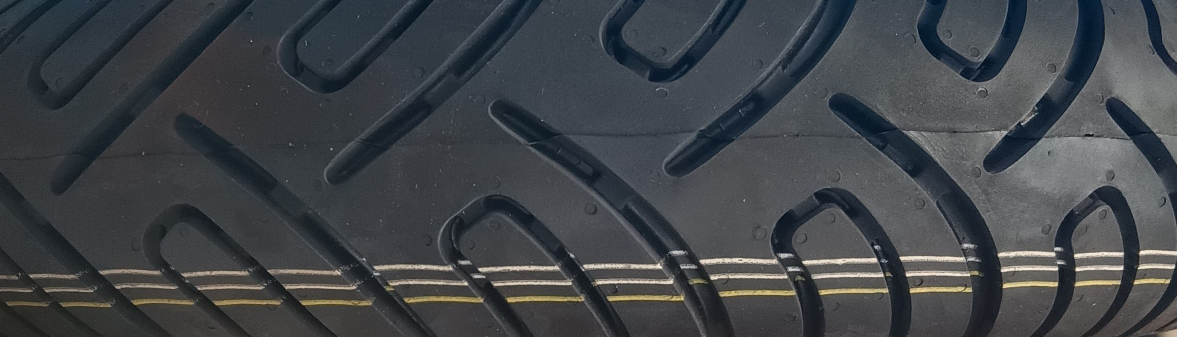
#> input picture tyre/tyre images/only_tyre.jpg, 2353 x 674 px, found by its file name (shown at 1/2 size)
$ python test.py
#> lines starting #> are read from the running program, lines starting #| are printed output that depends on the picture; after the words box and inside, x2 and y2 are one past the last pixel; in counts of white or black regions, pixels touching at a corner belong together
import cv2
import numpy as np

BINARY_THRESHOLD = 127
CONTOUR_ASPECT_RATIO = 3
CONTOUR_EXTENT = 0.3
STRIP_COUNT = 3
CROP_IMAGE = False
CROP_WINDOW_X = 100
CROP_WINDOW_Y = 100
CROP_WINDOW_HEIGHT = 500
CROP_WINDOW_WIDTH = 1500

class Strip:
    def __init__(self, contour=None, rect=None):
        self.contour = contour
        self.rect = rect

    def center(self):
        M = cv2.moments(self.contour)
        cY = int(M["m01"] / M["m00"])
        cX = int(M["m10"] / M["m00"])
        return (cX, cY)

def find_contours(gray):
    _, thresh = cv2.threshold(gray, BINARY_THRESHOLD, 255, cv2.THRESH_BINARY)
    gray = cv2.GaussianBlur(thresh, (5, 5), 0)
    contours, _ = cv2.findContours(gray, cv2.RETR_EXTERNAL, cv2.CHAIN_APPROX_SIMPLE) # RETRIEVE ONLY PARENT
    return contours

def filter_contours(contours):
    strips = []
    for cnt in contours:
        x, y, w, h = cv2.boundingRect(cnt)
        aspect_ratio = float(w)/h
        extent = cv2.contourArea(cnt)/(w*h)
        if aspect_ratio > CONTOUR_ASPECT_RATIO and extent > CONTOUR_EXTENT:
            strip = Strip(contour=cnt, rect=(x, y, x+w, y+h))
            strips.append(strip)
    return strips

def filter_pixels(pixelpoints, gray):
    return np.array([point for point in pixelpoints if gray[point[0][1], point[0][0]] > BINARY_THRESHOLD])

def find_pixelpoints(contour, gray):
    mask = np.zeros(gray.shape, np.uint8)
    cv2.drawContours(mask, [contour], 0, 255, -1) # "-1" means Filled solid white
    pixelpoints = cv2.findNonZero(mask)
    pixelpoints = filter_pixels(pixelpoints, gray)
    return pixelpoints

def select_strips(strips):
    for strip in strips:
        center = strip.center()
        selected_strips = []
        for strip2 in strips:
            x1, y1, x2, y2 = strip2.rect
            if x1 <= center[0] <= x2:
                selected_strips.append(strip2)
            if len(selected_strips) == STRIP_COUNT:
                break
        if len(selected_strips) == STRIP_COUNT:
            break
    if len(selected_strips) != STRIP_COUNT:
        print(f"Error: Could not find {STRIP_COUNT} strips")
        exit()
    return sorted(selected_strips, key=lambda strip: strip.center()[1])

def k_means(data, k=3, max_iterations=100):
    centroids = data[np.random.choice(len(data), k, replace=False)]
    for _ in range(max_iterations):
        labels = np.array([np.argmin(np.linalg.norm(point - centroids, axis=1)) for point in data])
        new_centroids = []
        for i in range(k):
            cluster_points = data[labels == i]
            if len(cluster_points) > 0:
                new_centroids.append(np.mean(cluster_points, axis=0))
            else:
                new_centroids.append(centroids[i])
        new_centroids = np.array(new_centroids)
        if np.allclose(new_centroids, centroids, atol=1e-2):
            break
        centroids = new_centroids
    return centroids, labels

def extract_color(strip, gray, img, k=1, max_iterations=10):
    pixelpoints = find_pixelpoints(strip.contour, gray)
    masked_pixels = []
    for point in pixelpoints:
        x, y = point[0]
        pixel = img[y, x]
        masked_pixels.append(pixel)
    masked_pixels = np.array(masked_pixels).reshape(-1, 3)
    if k == 1:
        mean_col = np.mean(masked_pixels, axis=0)
        return tuple(int(pixel) for pixel in mean_col)
    centroids, labels = k_means(masked_pixels, k, max_iterations)
    largest_cluster_idx = np.argmax([np.sum(labels == i) for i in range(k)])
    return tuple(int(pixel) for pixel in centroids[largest_cluster_idx])

if __name__ == "__main__":
    file = r"tyre\tyre images\only_tyre.jpg"
    img = cv2.imread(file)
#> img is the input picture: shape (674, 2353, 3); mean B, G, R 72.6, 68.6, 64.6
    if CROP_IMAGE:
        img = img[CROP_WINDOW_Y:CROP_WINDOW_Y+CROP_WINDOW_HEIGHT, CROP_WINDOW_X:CROP_WINDOW_X+CROP_WINDOW_WIDTH]
    img_copy = img.copy() ###### REMOVE
    gray = cv2.cvtColor(img, cv2.COLOR_BGR2GRAY)
    contours = find_contours(gray)
#> in find_contours, `_, thresh = cv2.threshold(gray, BINARY_THRESHOLD, 255, cv2.THRESH_BINA..`:
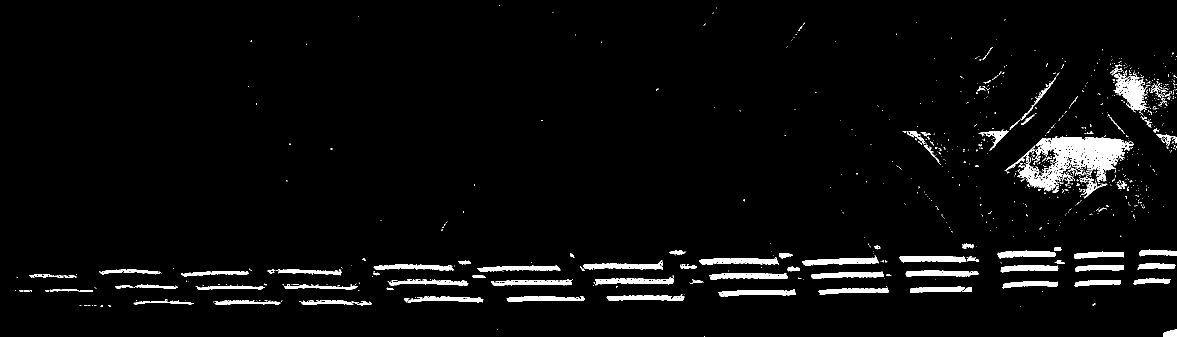
#> thresh: shape (674, 2353) (shown at 1/2 size); 3.8% white; 983 white regions (865 under 20 px)
#> in find_contours, `contours, _ = cv2.findContours(gray, cv2.RETR_EXTERNAL, cv2.CHAIN_APPR..`: contours = 275 contours, 80 with area under 20; largest, box (x1, y1, x2, y2) and area: (2007, 223, 2269, 413) 21544, (2218, 115, 2353, 308) 10274, (1951, 142, 2121, 306) 3210, (1397, 505, 1587, 532) 2570, (1416, 531, 1602, 562) 2414
    strips = filter_contours(contours)
#> the loop in filter_contours, `for cnt in contours:` made 275 passes
#> (x, y, w, h, aspect_ratio, extent) on passes 7, 10, 11: (167, 608, 28, 6, 4.67, 0.699), (597, 598, 149, 15, 9.93, 0.667), (424, 598, 143, 14, 10.21, 0.691)
#> after the loop in filter_contours, `for cnt in contours:`: strips = 41 items
#> strips = 41 items
    cv2.drawContours(img_copy, [strip.contour for strip in strips], -1, (255, 0, 0), 2) #### REMOVE
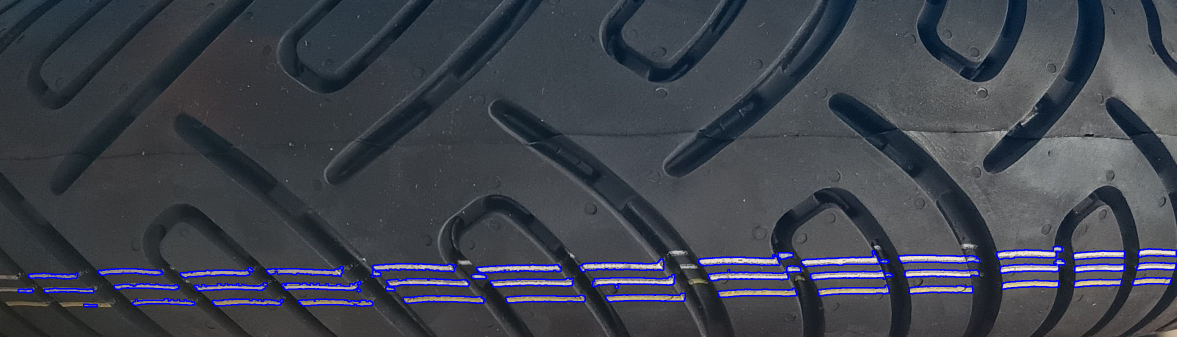
#> img_copy: shape (674, 2353, 3) (shown at 1/2 size); 2.39% of pixels changed, all inside (x1, y1, x2, y2) = (35, 491, 2353, 615)
    if len(strips) < STRIP_COUNT:
        print(f"Error: Could not find {STRIP_COUNT} strips")
        cv2.imshow('img', cv2.resize(img_copy, (CROP_WINDOW_WIDTH, CROP_WINDOW_HEIGHT))) ### REMOVE
        cv2.waitKey(0) ### REMOVE
        cv2.destroyAllWindows() ### REMOVE
        exit()
    selected_strips = select_strips(strips)
#> the loop in select_strips, `for strip in strips:` made 2 passes
#> center on passes 1 to 2: (179, 610), (668, 604)
#> selected_strips = 3 items
    for strip in selected_strips: #### REMOVE
        x1, y1, x2, y2 = strip.rect #### REMOVE
        cv2.rectangle(img_copy, (x1, y1), (x2, y2), (0, 255, 0), 3) #### REMOVE
#> this loop made 3 passes
#> (x1, y1, x2, y2) on passes 1 to 3: (533, 533, 687, 553), (563, 563, 722, 584), (597, 598, 746, 613)
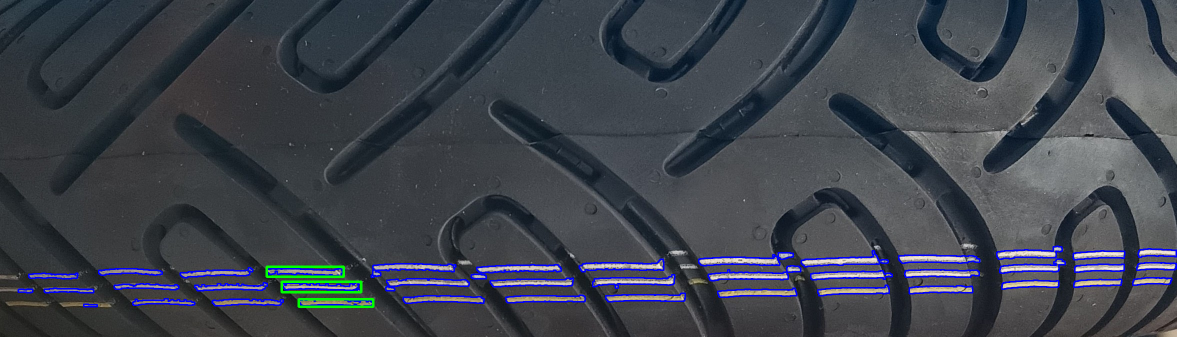
#> img_copy: shape (674, 2353, 3) (shown at 1/2 size); 0.32% of pixels changed, all inside (x1, y1, x2, y2) = (531, 531, 749, 616)
    for strip in selected_strips:
        color = extract_color(strip, gray, img, k=1)
        cv2.rectangle(img_copy, (strip.rect[0], strip.rect[1]), (strip.rect[2], strip.rect[3]), color, -1) #### REMOVE
#> this loop made 3 passes
#> (mean_col in extract_color, color) on passes 1 to 3: ([140.7, 153.6, 166.9], (140, 153, 166)), ([153.4, 167.4, 179.8], (153, 167, 179)), ([103.6, 145.7, 162.3], (103, 145, 162))
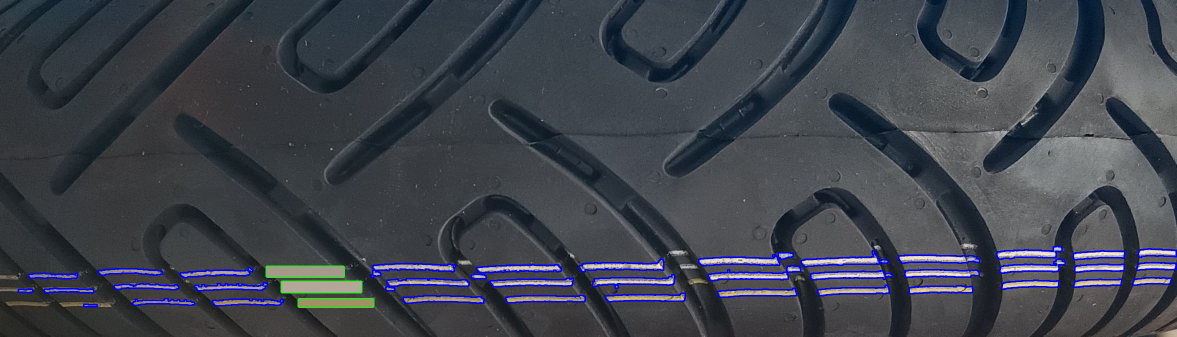
#> img_copy: shape (674, 2353, 3) (shown at 1/2 size); 0.58% of pixels changed, all inside (x1, y1, x2, y2) = (533, 533, 747, 614)

    cv2.imshow('img', cv2.resize(img_copy, (CROP_WINDOW_WIDTH, CROP_WINDOW_HEIGHT))) ### REMOVE
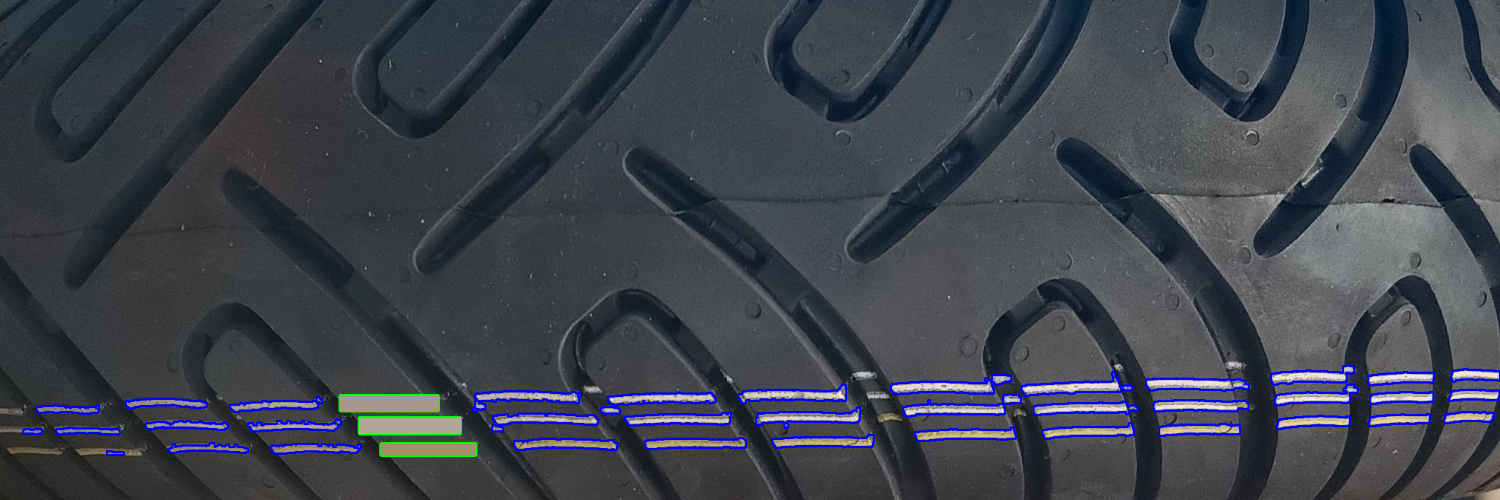
#> window 'img': shape (500, 1500, 3); mean B, G, R 76.7, 67.3, 62.9

    height, width = (300, 150) #### REMOVE
    section_width = width // 3 #### REMOVE
    pattern_img = np.zeros((height, width, 3), dtype=np.uint8) #### REMOVE
    pattern_img[:, :section_width] = extract_color(selected_strips[0], gray, img) #### REMOVE
#> in find_pixelpoints (call 4), `cv2.drawContours(mask, [contour], 0, 255, -1) # "-1" means Filled soli..`: mask: shape (674, 2353); 0.11% white; 1 white region, box (x1, y1, x2, y2) and area: (533, 533, 687, 553) 1744
#> in extract_color (call 4), `masked_pixels = np.array(masked_pixels).reshape(-1, 3)`: masked_pixels = 893 rows, first 8: [144, 141, 137], [146, 143, 139], [136, 134, 133], [125, 131, 138], [126, 132, 137], [127, 130, 138], [122, 128, 133], [123, 126, 134]
    pattern_img[:, section_width:2*section_width] = extract_color(selected_strips[1], gray, img) #### REMOVE
#> in find_pixelpoints (call 5), `cv2.drawContours(mask, [contour], 0, 255, -1) # "-1" means Filled soli..`: mask: shape (674, 2353); 0.11% white; 1 white region, box (x1, y1, x2, y2) and area: (563, 563, 722, 584) 1777
    pattern_img[:, 2*section_width:] = extract_color(selected_strips[2], gray, img) #### REMOVE
#> in find_pixelpoints (call 6), `cv2.drawContours(mask, [contour], 0, 255, -1) # "-1" means Filled soli..`:
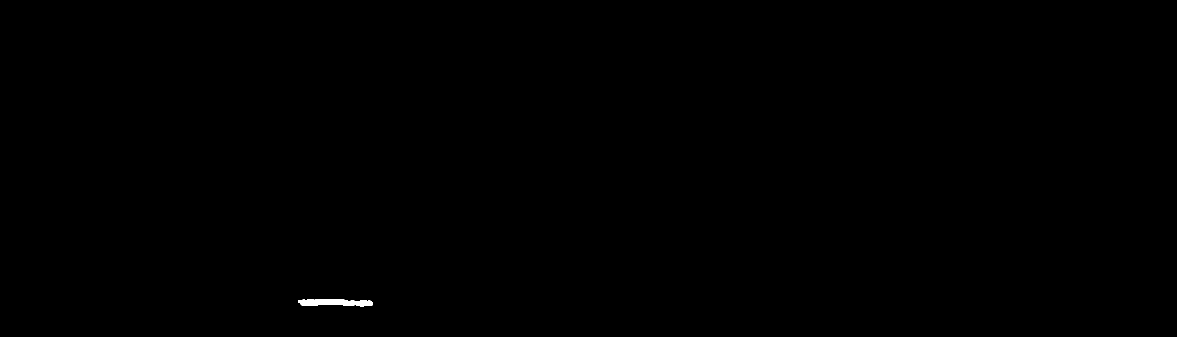
#> mask: shape (674, 2353) (shown at 1/2 size); 0.1% white; 1 white region, box (x1, y1, x2, y2) and area: (597, 598, 746, 613) 1654
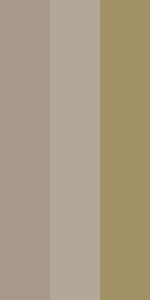
#> pattern_img: shape (300, 150, 3); mean B, G, R 132, 155, 169
    cv2.imshow('Pattern', pattern_img) #### REMOVE
    cv2.imwrite('pattern_yellow.jpg', pattern_img) #### REMOVE
    cv2.imwrite('tyre_segment.jpg', img_copy) ### REMOVE
    cv2.waitKey(0) ### REMOVE
    cv2.destroyAllWindows() ### REMOVE

$ run again, with tyre/tyre images/IMG_20241220_124637.jpg copied over tyre/tyre images/only_tyre.jpg
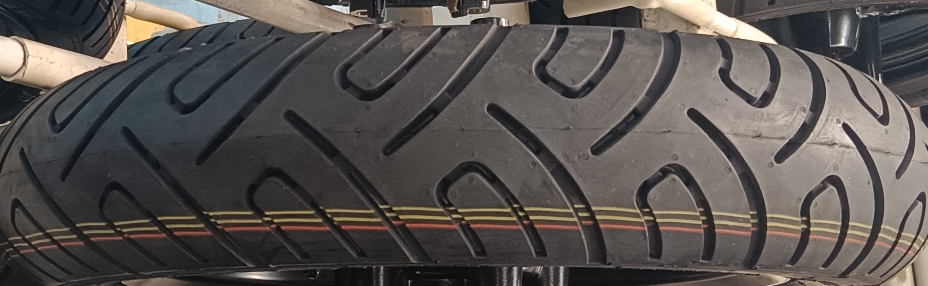
#> input picture tyre/tyre images/IMG_20241220_124637.jpg, 1856 x 572 px, found by its file name (shown at 1/2 size)
#> img is the input picture: shape (572, 1856, 3); mean B, G, R 79.2, 82.3, 87.4
#> thresh: shape (572, 1856); 19% white; 730 white regions (580 under 20 px)
#> in find_contours, `contours, _ = cv2.findContours(gray, cv2.RETR_EXTERNAL, cv2.CHAIN_APPR..`: contours = 225 contours, 38 with area under 20; largest, box (x1, y1, x2, y2) and area: (1127, 0, 1856, 572) 159910, (0, 0, 746, 175) 44076, (800, 0, 1055, 201) 9675, (1617, 367, 1685, 515) 6462, (1458, 93, 1542, 203) 6086
#> the loop in filter_contours, `for cnt in contours:` made 225 passes
#> (x, y, w, h, aspect_ratio, extent) on passes 2, 4, 6: (242, 561, 15, 11, 1.36, 0.715), (815, 559, 7, 13, 0.538, 0.643), (269, 558, 10, 6, 1.67, 0.633)
#> after the loop in filter_contours, `for cnt in contours:`: strips = 28 items
#> the loop in select_strips, `for strip in strips:` made 1 pass
#> center on pass 1: (512, 550)
#> selected_strips = 3 items
#> the loop `for strip in selected_strips:` made 3 passes
#> (x1, y1, x2, y2) on passes 1 to 3: (0, 0, 746, 175), (432, 438, 525, 448), (473, 541, 552, 561)
#> after the loop `for strip in selected_strips:`:
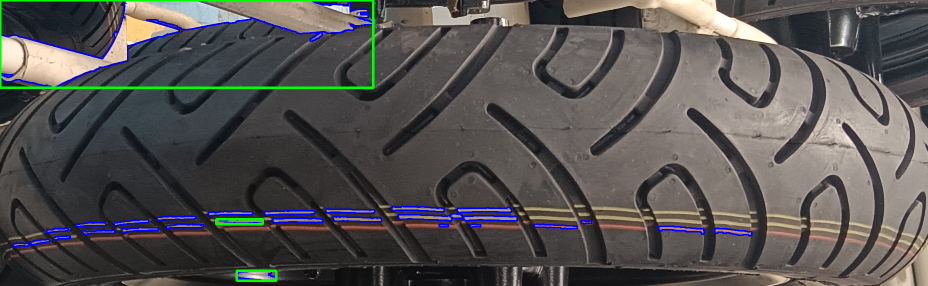
#> img_copy: shape (572, 1856, 3) (shown at 1/2 size); mean B, G, R 82, 82.7, 85.3
#> the loop `for strip in selected_strips:` made 3 passes
#> color on passes 1 to 3: (164, 185, 203), (104, 136, 152), (167, 172, 181)
#> mask: shape (572, 1856); 4.2% white; 1 white region, box (x1, y1, x2, y2) and area: (0, 0, 746, 175) 45105
#> mask: shape (572, 1856); 0.07% white; 1 white region, box (x1, y1, x2, y2) and area: (432, 438, 525, 448) 743
#> mask: shape (572, 1856); 0.12% white; 1 white region, box (x1, y1, x2, y2) and area: (473, 541, 552, 561) 1237
#> `pattern_img[:, 2*section_width:] = extract_color(selected_strips[2], g..`:
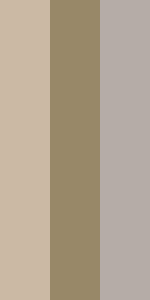
#> pattern_img: shape (300, 150, 3); mean B, G, R 145, 164.3, 178.7

$ run again, with tyre/tyre images/IMG_20241220_124649.jpg copied over tyre/tyre images/only_tyre.jpg
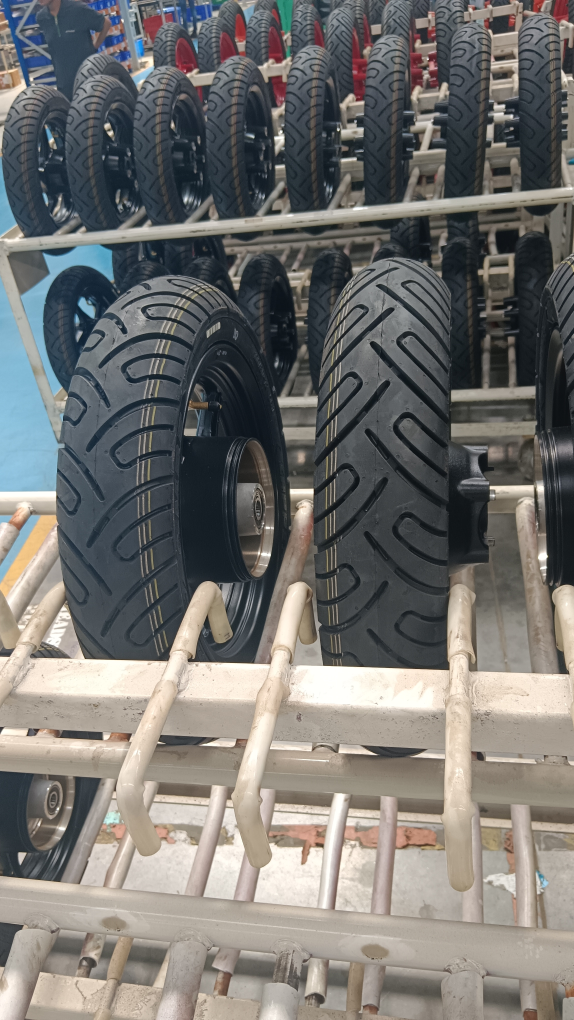
#> input picture tyre/tyre images/IMG_20241220_124649.jpg, 2296 x 4080 px, found by its file name (shown at 1/4 size)
#> img is the input picture: shape (4080, 2296, 3); mean B, G, R 112.9, 115.6, 116.8
#> in find_contours, `_, thresh = cv2.threshold(gray, BINARY_THRESHOLD, 255, cv2.THRESH_BINA..`:
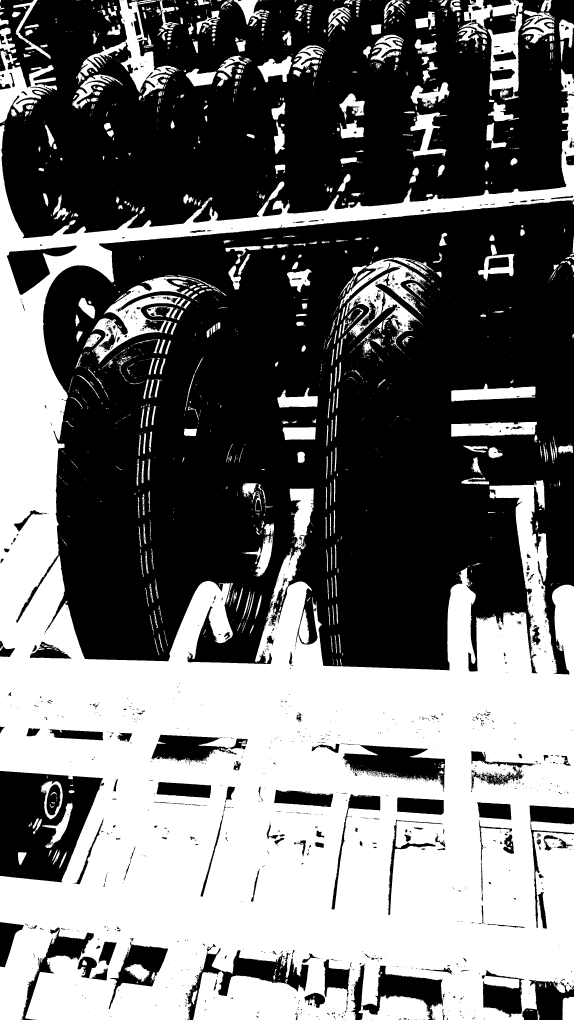
#> thresh: shape (4080, 2296) (shown at 1/4 size); 43.7% white; 3669 white regions (2928 under 20 px)
#> in find_contours, `contours, _ = cv2.findContours(gray, cv2.RETR_EXTERNAL, cv2.CHAIN_APPR..`: contours = 784 contours, 122 with area under 20; largest, box (x1, y1, x2, y2) and area: (0, 274, 2296, 4080) 3964405, (1350, 1028, 1769, 1434) 74908, (1821, 0, 2228, 403) 70826, (286, 0, 729, 444) 65775, (365, 1099, 908, 1457) 60194
#> the loop in filter_contours, `for cnt in contours:` made 784 passes
#> (x, y, w, h, aspect_ratio, extent) on passes 1 to 3: (2116, 4038, 17, 8, 2.12, 0.684), (2104, 4038, 10, 7, 1.43, 0.707), (2248, 3986, 48, 94, 0.511, 0.936)
#> after the loop in filter_contours, `for cnt in contours:`: strips = 17 items
#> the loop in select_strips, `for strip in strips:` made 1 pass
#> center on pass 1: (1904, 2257)
#> selected_strips = 3 items
#> the loop `for strip in selected_strips:` made 3 passes
#> (x1, y1, x2, y2) on passes 1 to 3: (1803, 1533, 2144, 1608), (1802, 1685, 2154, 1771), (1883, 2251, 1929, 2266)
#> the loop `for strip in selected_strips:` made 3 passes
#> color on passes 1 to 3: (146, 156, 162), (126, 140, 145), (126, 133, 138)
#> mask: shape (4080, 2296); 0.17% white; 1 white region, box (x1, y1, x2, y2) and area: (1803, 1533, 2144, 1608) 16250
#> mask: shape (4080, 2296); 0.2% white; 1 white region, box (x1, y1, x2, y2) and area: (1802, 1685, 2154, 1771) 18855
#> mask: shape (4080, 2296); 0% white; 1 white region, box (x1, y1, x2, y2) and area: (1883, 2251, 1929, 2266) 364
#> `pattern_img[:, 2*section_width:] = extract_color(selected_strips[2], g..`:
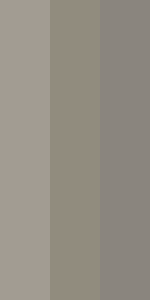
#> pattern_img: shape (300, 150, 3); mean B, G, R 132.7, 143, 148.3
